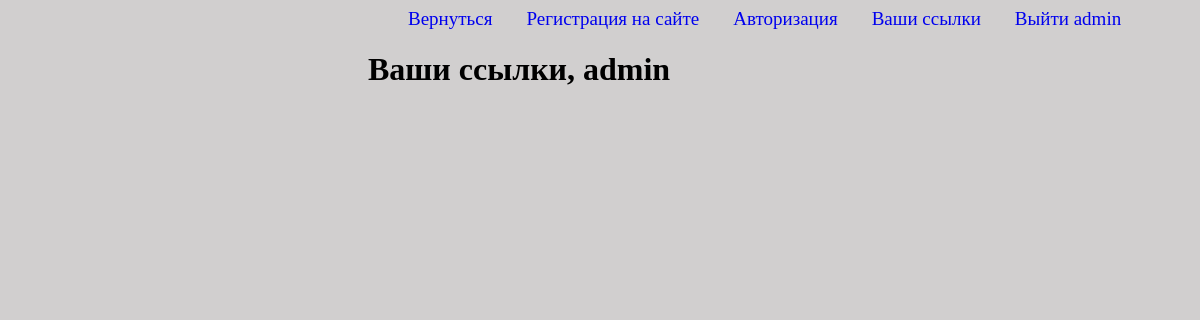
Page /links (signed in) on the earlier database version.
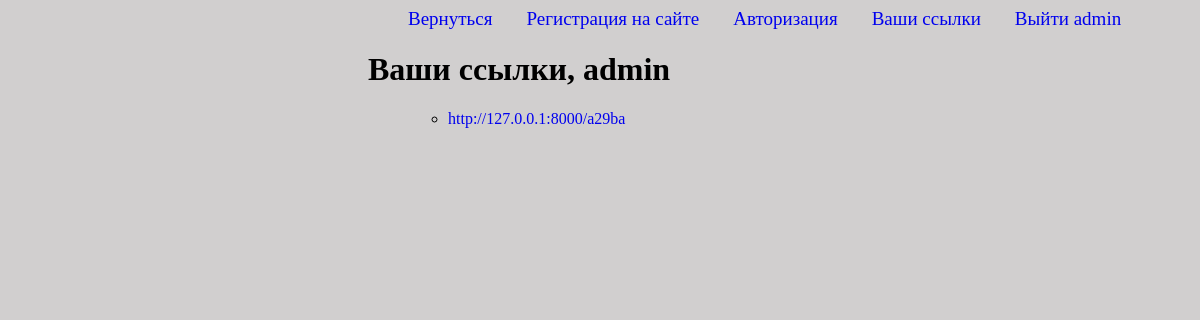
Same page on the later database version.
### shortner/models.py (models this page shows)
class Url(models.Model):
    link = models.CharField(max_length=10000)
    uuid = models.CharField(max_length=10)
    user = models.CharField(max_length=10000, default="Anonymous")

### shortner/views.py (the view)
# urls.py: path('links', views.links, name='links'),
def links(request):
    url = Url.objects.filter(user=request.user)
    return render(request, 'user_links.html', {'url':url})

### templates/user_links.html (shortened to what this page needs)
{%block content%}
<header>
    <ul>
        <li class="links"><a href="/">Вернуться</a></li>
        <li class="links"><a href="reg">Регистрация на сайте</a></li>
        <li class="links"><a href="login">Авторизация</a></li>
        <li class="links"><a href="links">Ваши ссылки</a></li>
        <li class="links"><a href="logout">Выйти {{ user.username }}</a></li>
    </ul>
</header>
<h1>Ваши ссылки, {{ user }}</h1>
<ul>
{% for i in url %}
    <ul>
    <li><a href="http://127.0.0.1:8000/{{i.uuid}}">http://127.0.0.1:8000/{{i.uuid}}</a></li>
    </ul>
   {% endfor %}
{% endblock %}
</ul>

Differences in the rows shown:
added Url: uuid "a29ba"
